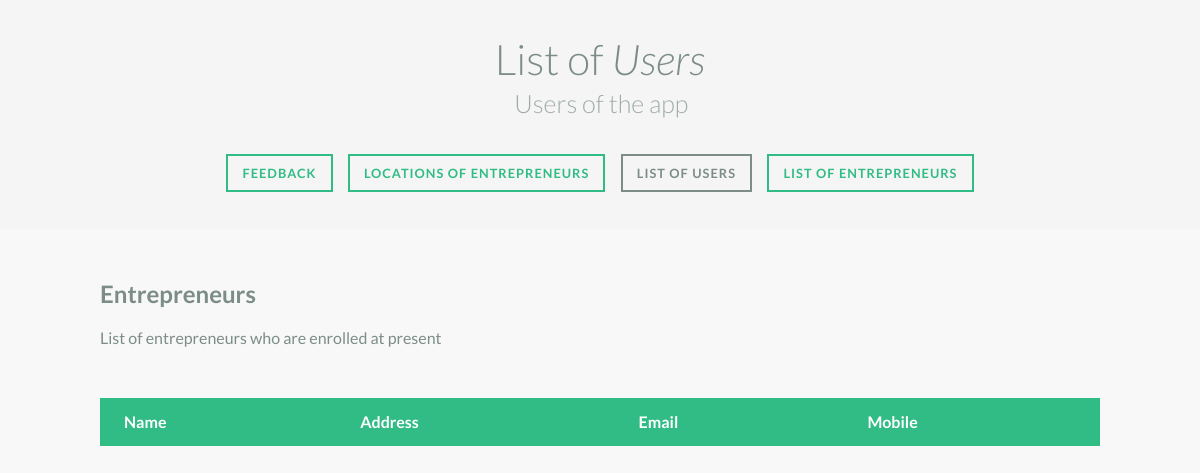
Before: /EcoKitchen/userspage/ with the older database file.
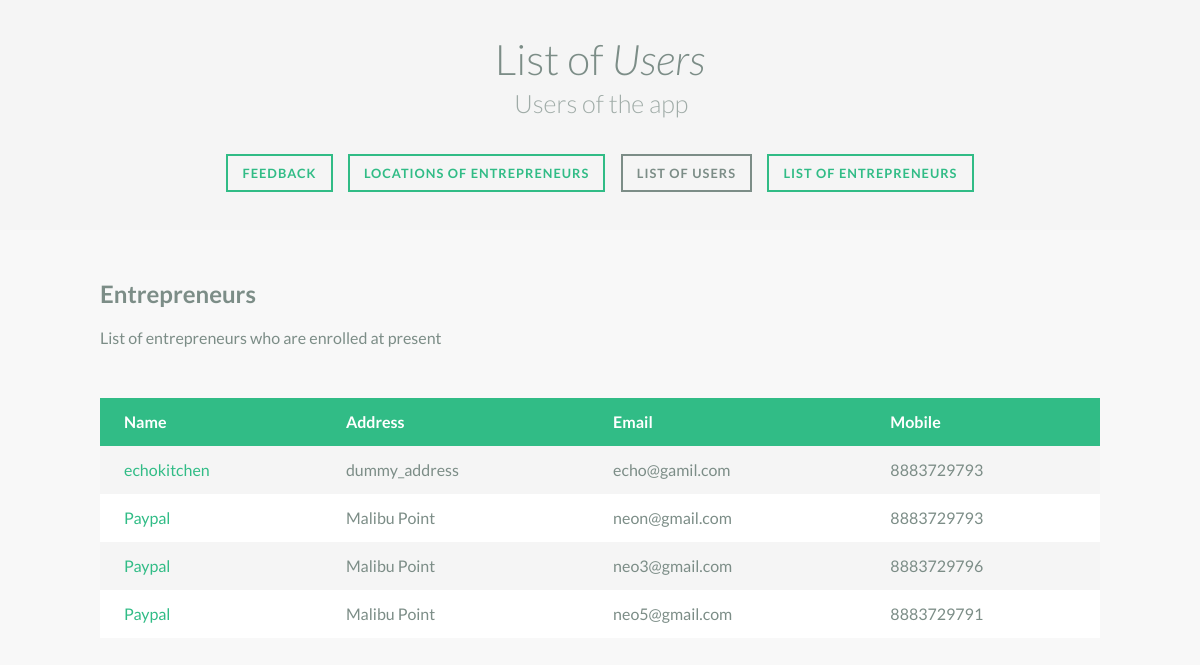
After: the same page with the newer database file.
### EcoKitchen/models.py (models this page shows)
class UserProfile(models.Model):
  name = models.CharField(max_length=30)
  address = models.CharField(max_length=250)
  email = models.EmailField(max_length=100, null=True, blank=True, default=None)
  mobile = models.CharField(max_length=30)
  password = models.CharField(max_length=30)

### EcoKitchen/views.py (the view)
def userspage(request):
    users_list = UserProfile.objects.all()
    context = {'users_list': users_list}
    return render(request,'EcoKitchen/users.html',context)

### EcoKitchen/templates/EcoKitchen/users.html (shortened to what this page needs)
{% load staticfiles %}
<!DOCTYPE html>
<html lang="en" class="no-js">
	<head>
		<link rel="stylesheet" type="text/css" href="{% static 'EcoKitchen/normalize.css' %}" />
		<link rel="stylesheet" type="text/css" href="{% static 'EcoKitchen/demo.css' %}" />
		<link rel="stylesheet" type="text/css" href="{% static 'EcoKitchen/component.css' %}" />
	</head>
	<body>
		<div class="container">
			<header>
				<h1>List of <em>Users</em> <span>Users of the app</span></h1>
				<nav class="codrops-demos">
					<a href="../feedbackpage">Feedback</a>
					<a href="../locationspage" title="Locations of Entrepreneurs">Locations of Entrepreneurs</a>
					<a class="current-demo" href="../userspage">List of users</a>
					<a href="../entrepreneurs">List of Entrepreneurs</a>
				</nav>
			</header>
			<div class="component">
				<h2>Entrepreneurs</h2>
				<p>List of entrepreneurs who are enrolled at present</p>
				<table>
					<thead>
						<tr>
							<th>Name</th>
							<th>Address</th>
							<th>Email</th>
							<th>Mobile</th>
						</tr>
					</thead>
					<tbody>
						{% for usr in users_list %}
                        <tr><td align="left"><a href="{% url 'EcoKitchen:userdetail' usr.id %}">{{usr.name}}</a></td><td align="left">{{usr.address}}</td><td align="left">{{usr.email}}</td><td align="left">{{usr.mobile}}</td></tr>
                        {% endfor %}
					</tbody>
				</table>
			</div>
		</div>
	</body>
</html>

Changed rows visible on the page:
added UserProfile: name "echokitchen", address "dummy_address", email "echo@gamil.com", mobile "8883729793"
added UserProfile: name "Paypal", address "Malibu Point", email "neon@gmail.com", mobile "8883729793"
added UserProfile: name "Paypal", address "Malibu Point", email "neo3@gmail.com", mobile "8883729796"
added UserProfile: name "Paypal", address "Malibu Point", email "neo5@gmail.com", mobile "8883729791"
